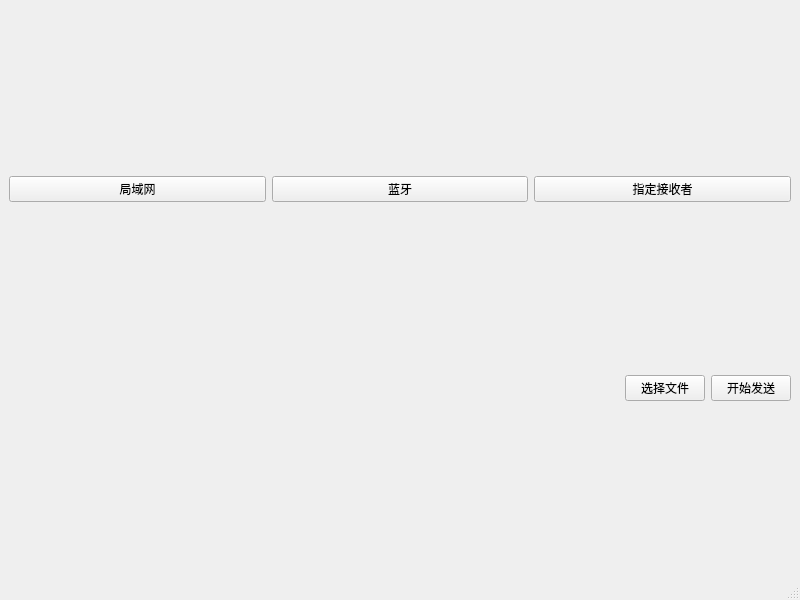
<?xml version="1.0" encoding="UTF-8"?>
<ui version="4.0">
 <class>MainWindow</class>
 <widget class="QMainWindow" name="MainWindow">
  <property name="geometry">
   <rect>
    <x>0</x>
    <y>0</y>
    <width>800</width>
    <height>600</height>
   </rect>
  </property>
  <property name="windowTitle">
   <string>MainWindow</string>
  </property>
  <widget class="QWidget" name="centralwidget">
   <layout class="QVBoxLayout" name="verticalLayout_2">
    <item>
     <layout class="QVBoxLayout" name="verticalLayout">
      <item>
       <layout class="QHBoxLayout" name="horizontalLayout">
        <item>
         <widget class="QPushButton" name="udpButton">
          <property name="text">
           <string>局域网</string>
          </property>
         </widget>
        </item>
        <item>
         <widget class="QPushButton" name="bluetoothButton">
          <property name="text">
           <string>蓝牙</string>
          </property>
         </widget>
        </item>
        <item>
         <widget class="QPushButton" name="tcpButton">
          <property name="text">
           <string>指定接收者</string>
          </property>
         </widget>
        </item>
       </layout>
      </item>
     </layout>
    </item>
    <item>
     <layout class="QVBoxLayout" name="verticalLayout_3">
      <item>
       <layout class="QHBoxLayout" name="horizontalLayout_2">
        <item>
         <spacer name="horizontalSpacer">
          <property name="orientation">
           <enum>Qt::Horizontal</enum>
          </property>
          <property name="sizeHint" stdset="0">
           <size>
            <width>40</width>
            <height>20</height>
           </size>
          </property>
         </spacer>
        </item>
        <item>
         <widget class="QPushButton" name="selectFileButton">
          <property name="text">
           <string>选择文件</string>
          </property>
         </widget>
        </item>
        <item>
         <widget class="QPushButton" name="sendFileButton">
          <property name="text">
           <string>开始发送</string>
          </property>
         </widget>
        </item>
       </layout>
      </item>
     </layout>
    </item>
   </layout>
  </widget>
  <widget class="QMenuBar" name="menubar">
   <property name="geometry">
    <rect>
     <x>0</x>
     <y>0</y>
     <width>800</width>
     <height>25</height>
    </rect>
   </property>
  </widget>
  <widget class="QStatusBar" name="statusbar"/>
 </widget>
 <resources/>
 <connections/>
</ui>
